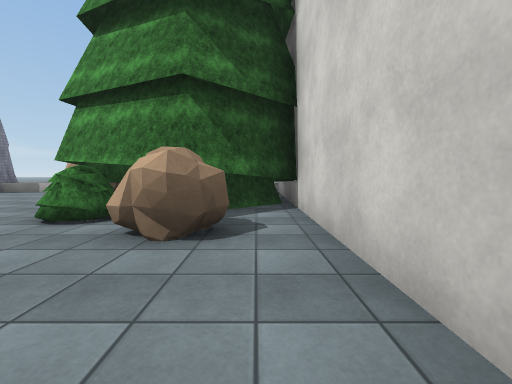
View 1 (above)

17 first-person views from a walk through a scene from a Unity 3-D project. The camera is 1.2 m above the floor, tilts 4° down and sees 90° across. The floor is counted in squares, 2 m on a side. Each view is taken from the middle of a square. On the plan, view 1 faces up. The plan holds only what a view shows up to about 9 squares ahead; the rest is blank. The place goes on beyond the plan. The player character is not drawn. Surface patterns are stand-ins for the level's own textures.

View 2
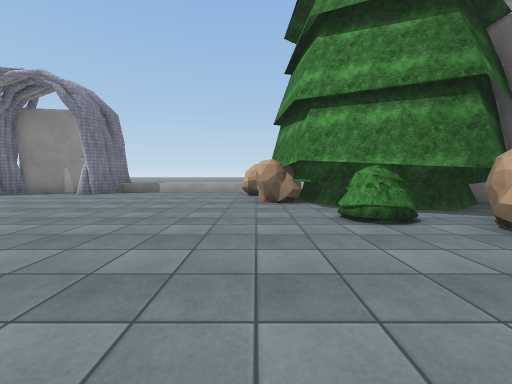

View 3
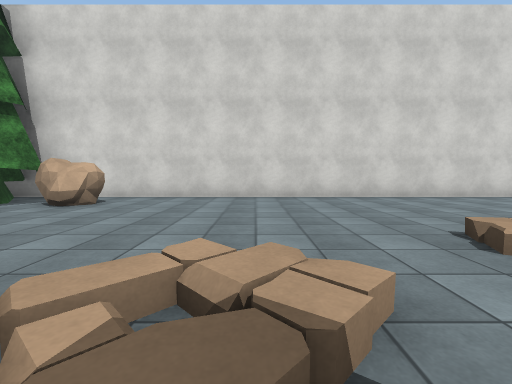

View 4
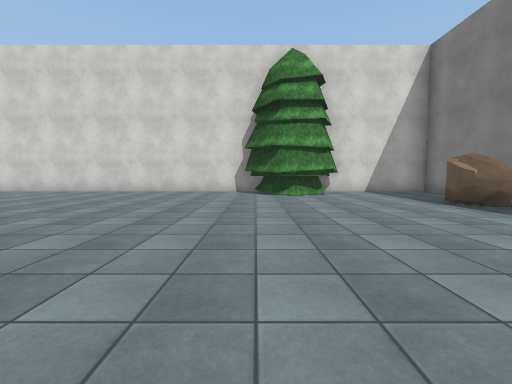

View 5
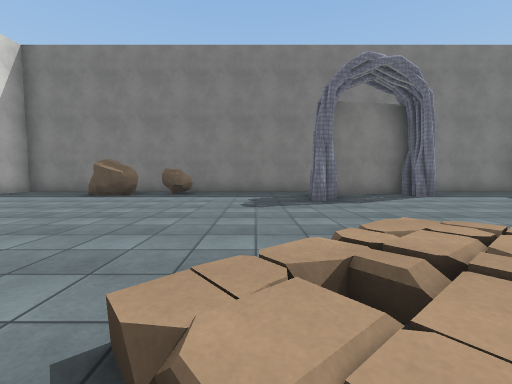

View 6
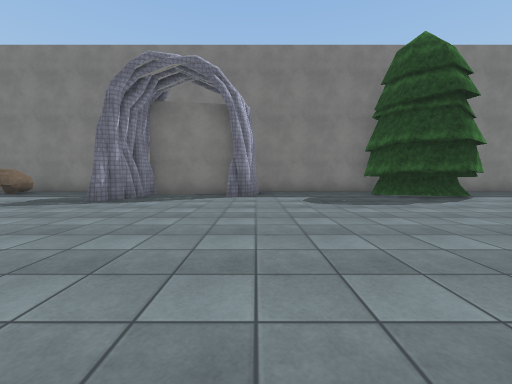

View 7
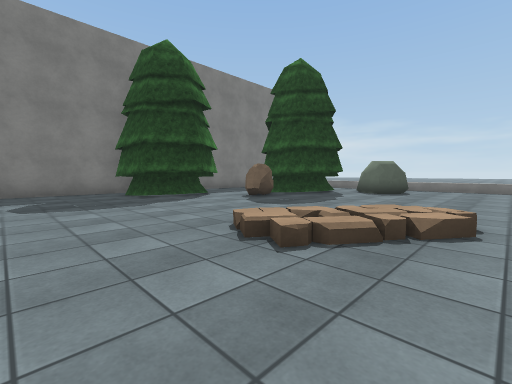

View 8
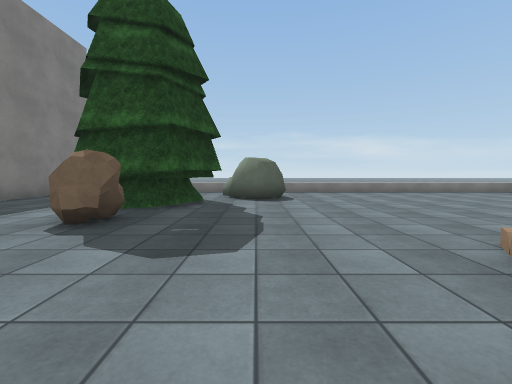

View 9
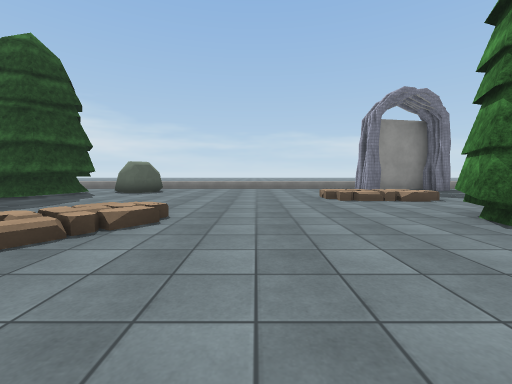

View 10
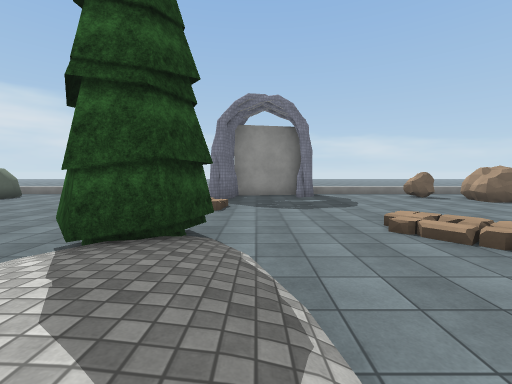

View 11
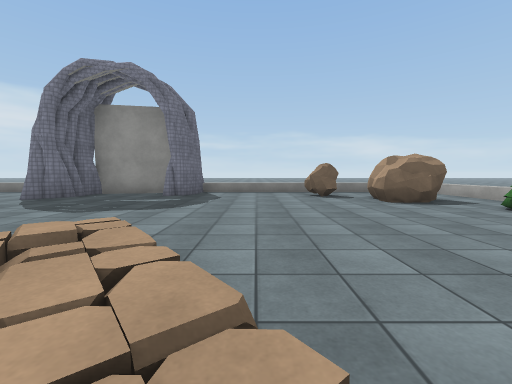

View 12
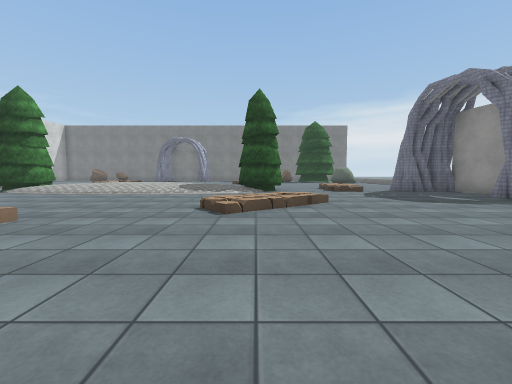

View 13
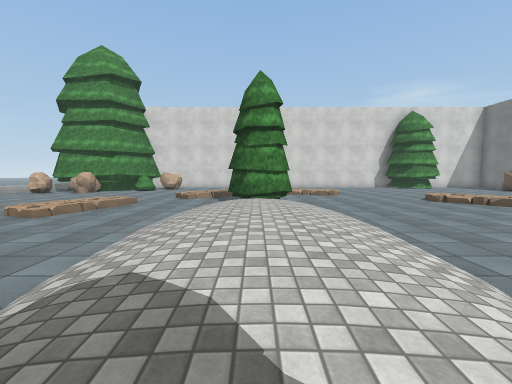

View 14
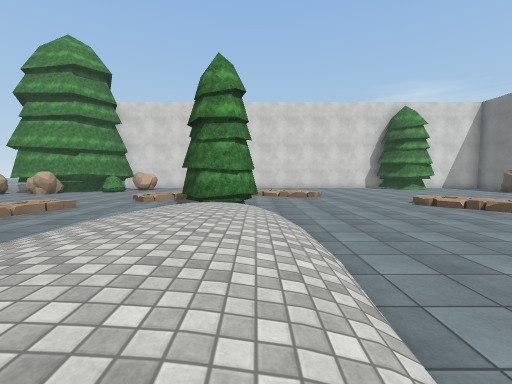

View 15
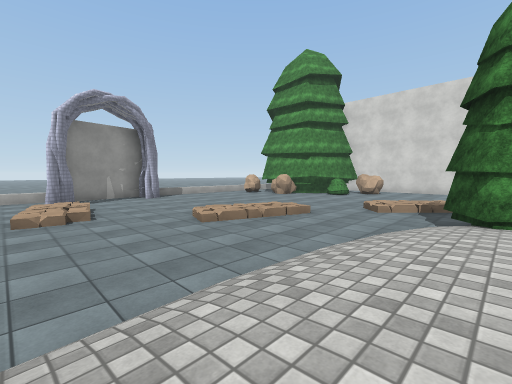

View 16
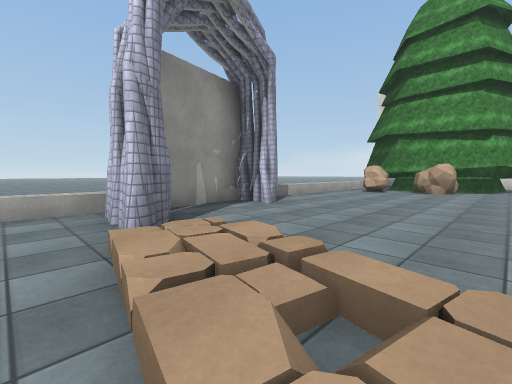

View 17
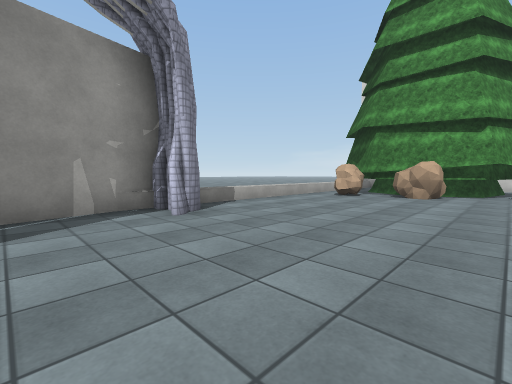

### Floor plan
Key: @ floor where view 1 was taken; # wall or solid block; . main floor; : floor 0.25 m higher than the main floor; + floor 0.5 m higher than the main floor; * floor 0.75 m higher than the main floor; / step, stairs or slope; = window, fence, low wall or low ledge; ^ raised ledge; T tree; B bush; O other object.
Columns run from 24 left of view 1 to 1 right of it. Each row starts with its distance up from view 1.
  9  ^^^       ^^=##^^^^^
  8   ...O     .#..#......T  #
  7    O..  .  .#.......TTT  #
  6 ^..O...... .:.......TT   #
  5  .O........./........## T#
  4 ^..........//........BTTT#
  3 ^.......//..../  .....BT.#
  2 ^......///....// ......O.#
  1 ^#.....//........./......#
  0  #................//....@#
 -1  #.......////////.//.....#
 -2 ^###.+.TT+++*+++TT.......#
 -3 ^... /.T#///////T.../....#
 -4 ^...//............./ ....#
 -5 ^..................  ....#
 -6 ^........... ............#
 -7 ^......./.... ...........#
 -8 ^......///......//.......#
 -9 ^.......//..... /........#
-10   OO....................T#
-11 ^.OTT..................T##
-12 ^.  #TO................TTT
-13     T..TT......#.........#
-14     ..TTT...#.##.....O...#
-15    ...  T...###....OOO...#
-16   ####  ##### ############

Where each view was taken, in squares from view 1:
view 1: 0 up, 0 right, facing up
view 2: 0 up, 4 left, facing up
view 3: 1 down, 6 left, facing right
view 4: 10 down, 8 left, facing right
view 5: 7 down, 7 left, facing down
view 6: 7 down, 12 left, facing down
view 7: 7 down, 13 left, facing down-left
view 8: 10 down, 15 left, facing left
view 9: 6 down, 13 left, facing left
view 10: 1 down, 13 left, facing left
view 11: 3 up, 15 left, facing left
view 12: 7 up, 16 left, facing down
view 13: 2 down, 15 left, facing right
view 14: 3 down, 14 left, facing right
view 15: 2 down, 13 left, facing up-right
view 16: 4 up, 13 left, facing up-right
view 17: 4 up, 11 left, facing up-right
